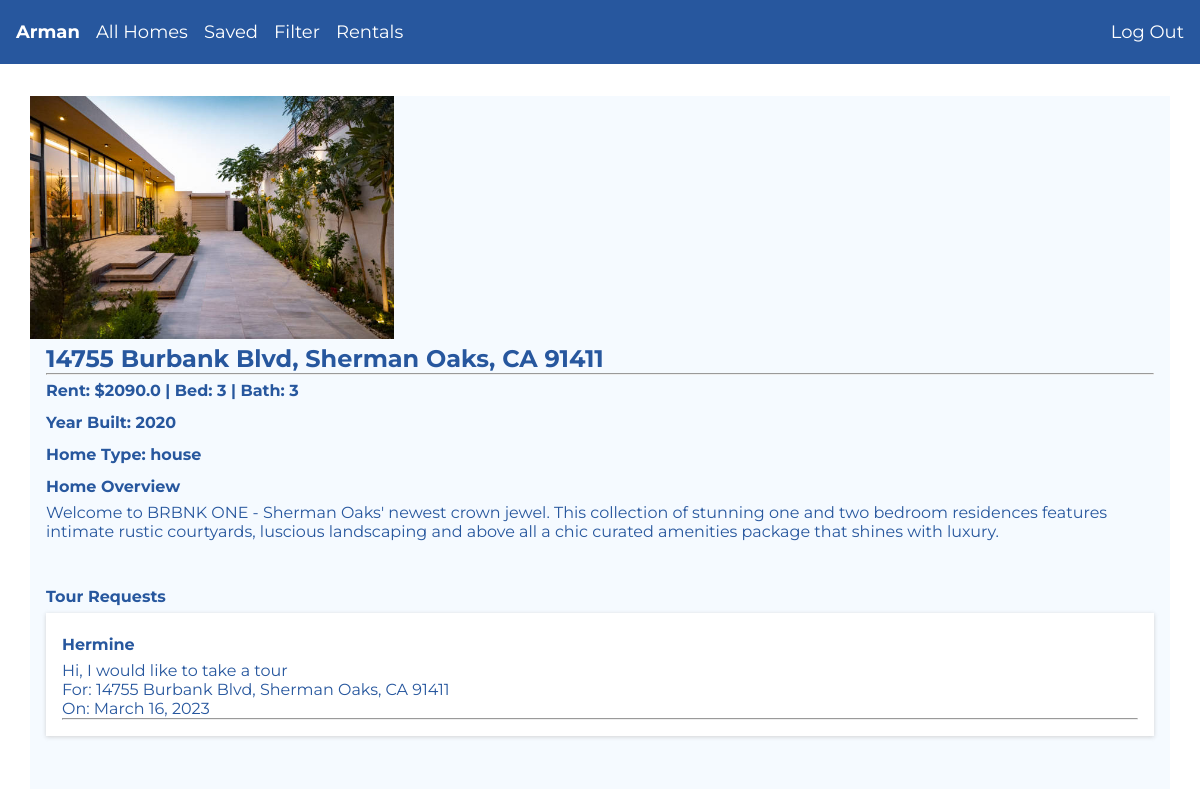
Screenshot of /29 (signed in) with the database file from the repository.
### my_app/models.py (models this page shows, shortened)
class User(AbstractUser):
    pass

class Listing(models.Model):
    home_type = models.ForeignKey(Property, on_delete=models.CASCADE, null=True, blank=True, related_name="listings")
    description = models.TextField(null=True, blank=True)
    address = models.CharField(max_length=100)
    lot = models.FloatField(blank=True, null=True)
    long = models.FloatField(blank=True, null=True)
    price = models.FloatField(max_length=100, null=True, blank=True)
    bed = models.IntegerField(null=True, blank=True)
    bath = models.IntegerField(null=True, blank=True)
    year_built = models.IntegerField(null=True, blank=True)
    image = models.ImageField(upload_to="images/", null=True, blank=True)
    owner = models.ForeignKey(User, on_delete=models.CASCADE, related_name="listings" )
    saved = models.ManyToManyField(User, blank=True, related_name="saved")

class Property(models.Model):
    home_type_name = models.CharField(max_length=100)
    def __str__(self):
        return self.home_type_name

class TourRequest(models.Model):
    listing = models.ForeignKey(Listing, on_delete=models.CASCADE, related_name="tour_requests")
    sender = models.ForeignKey("User", on_delete=models.PROTECT, related_name="sent")
    recipients = models.ManyToManyField("User", related_name="mailbox")
    subject = models.CharField(max_length=255)
    body = models.TextField(blank=True)
    date = models.DateField(null=True, blank=True)
    timestamp = models.DateTimeField(auto_now_add=True)

### my_app/views.py (the view, shortened to what this page needs)
# urls.py: path("<int:listing_id>", views.listing_details, name="listing-details"),
@cache_control(no_cache=True, must_revalidate=True, no_store=True)
def listing_details(request, listing_id):
    try:
        if not request.user.is_authenticated:
            return HttpResponseRedirect(reverse("login"))
        listing = Listing.objects.get(id=listing_id)
        tour_requests = TourRequest.objects.filter(recipients=request.user, listing=listing).order_by('date')
        is_request_sent = [i for i in listing.tour_requests.all() if request.user == i.sender]
        return render(request, "my_app/listing-details.html", {
            "listing": listing,
            "tour_requests": tour_requests,
            "is_request_sent": is_request_sent
        })
    except:
        return render(request, "my_app/listing-details.html", {
            "message": "Sorry could not fetch data!"
        })

### my_app/templates/my_app/listing-details.html (shortened to what this page needs)
{% extends "my_app/layout.html" %}
{% block body %}
<section class="listing-details-container">
    {% if message %}
    <p>{{ message }}</p>
    {% else %}
    <div class="listing-details-img">{% if listing.image %}
        <img src="{{ listing.image.url }}" alt="home">
        {% else %}
        <img src="https://www.seekpng.com/png/detail/339-3392184_home-icons-blue-home-icon-blue-png.png" alt="home">
        {% endif %}
    </div>
    <div id='map2' data-lot="{{ listing.lot }}" data-long="{{ listing.long }}">
    </div>
    <div class="listing-details-content">
        <div>
            <h2>{{ listing.address }}</h2>
            <hr>
        </div>
        <div>
            <h4>Rent: ${{ listing.price }} | Bed: {{ listing.bed }} | Bath: {{ listing.bath }}</h4>
            <h4>Year Built: {{ listing.year_built }}</h4>
            <h4>Home Type: {{ listing.home_type }}</h4>
        </div>
        <div>
            <h4>Home Overview</h4>
            <p>{{ listing.description }}</p>
        </div>
    </div>
    <div class="listing-request-wrapper">
        {% if listing.owner != request.user %}
        {% if is_request_sent %}
        <h4 style="color: rgb(2, 206, 2);">You have sent a tour request!</h4>
        {% endif %}
        <h4>Request a Tour</h4>
        <form id="request-form" action="{% url 'listing-details' listing.id %}" method="post">
            {% csrf_token %}
            <div>
                <label for="date">Date: </label>
                <input type="date" name="date" id="date" required>
            </div>
            <div>
                <label for="email">Email: </label>
                <input type="email" name="email" id="email" value="{{ user.email }}" required>
            </div>
            <div>
                <label for="subject">Subject: </label>
                <input type="text" name="subject" id="address" value="{{ listing.address }}" required>
            </div>
            <div>
                <textarea name="body" cols="30" rows="5" required>Hi, I would like to take a tour </textarea>
            </div>
            <div><button class="request-btn" type="submit">Send a Request</button></div>
        </form>
        {% else %}
        <h4>Tour Requests</h4>
        <div class="listing-details-requests">
            {% for tour_request in tour_requests %}
            <div>
                <h4>{{ tour_request.sender }}</h4>
                <p>{{ tour_request.body }}</p>
                <p>For: {{ tour_request.subject }}</p>
                <p>On: {{ tour_request.date }}</p>
            </div>
            <hr>
            {% empty %}
            <P>No requests yet!</P>
            {% endfor %}
            {% endif %}
        </div>
    </div>
    {% endif %}
</section>
{% endblock %}

### my_app/templates/my_app/layout.html (shortened to what this page needs)
{% load static %}
<!DOCTYPE html>
<html lang="en">
<head>
    <link href='https://api.mapbox.com/mapbox-gl-js/v2.13.0/mapbox-gl.css' rel='stylesheet' />
    <link href="{% static 'my_app/styles.css' %}" rel="stylesheet">
</head>
<body>
    <div class="navbar">
        {% if user.is_authenticated %}
        <b><a class="link" href="{% url 'index' %}">{{ user }}</a></b>
        <div class="dropdown">
            <a class="link" href="{% url 'reset' %}">All Homes</a>
        </div>
        <div class="dropdown">
            <a class="link" href="{% url 'saved' %}">Saved</a>
        </div>
        <div class="dropdown">
            <button class="link">Filter</button>
        </div>
        <div class="dropdown">
            <button class="link">Rentals</button>
        </div>
        <div class="log-out dropdown"><a class="link" href="{% url 'logout' %}">Log Out</a></div>
        {% else %}
        <div><a class="link" href="{% url 'login' %}">Log In</a></div>
        <div><a class="link" href="{% url 'register' %}">Register</a></div>
        {% endif %}
    </div>
    <div class="body">
        {% block body %}
        {% endblock %}
    </div>
</body>
</html>

### my_app/static/my_app/styles.css (style rules this page uses)
* { margin: 0; padding: 0; box-sizing: border-box; text-decoration: none; list-style-type: none; outline: none; font-family: "Montserrat", sans-serif; }
:root { --color-primary: #27579e; --color-secondary: #f5faff; --box-shadow: 0 1px 4px rgba(194, 194, 194, 0.7); }
body { background-color: white; }
.body { margin-top: 4rem; }
.navbar { position: fixed; z-index: 100; top: 0; width: 100%; height: 4rem; background-color: var(--color-primary); display: flex; align-items: center; padding-left: 1rem; gap: 1rem; }
.link-mobile, .link { background: none; border: none; text-decoration: none; color: white; font-family: inherit; font-size: large; cursor: pointer; }
.log-out { margin-left: auto; margin-right: 1rem; }
.listing-details-container { display: grid; grid-template-columns: repeat(3, 1fr); gap: 1.5rem; grid-auto-rows: minmax(10rem, auto); width: 95%; color: var(--color-primary); background-color: var(--color-secondary); margin: auto; position: relative; top: 2rem; }
#map2 { height: 100%; grid-column: 2/4; grid-row: 1; }
.listing-details-img { grid-column: 1; grid-row: 1/3; }
.listing-details-img img { width: 100%; }
.listing-details-content { grid-column: 2/4; grid-row: 2; padding: 1rem; }
.listing-details-container h4 { line-height: 2; }
.listing-request-wrapper { grid-column: 1/4; grid-row: 3; padding-left: 1rem; }
.listing-details-requests { background-color: white; box-shadow: var(--box-shadow); margin: 0 1rem 1rem 0; padding: 1rem; }
@media (max-width: 1400px) { .listing-details-content { grid-column: 1/4; grid-row: 2; } }
@media (max-width: 1400px) { .listing-details-container { grid-auto-rows: minmax(17rem, auto); } }
@media (max-width: 1200px) { .listing-details-container { grid-auto-rows: minmax(13rem, auto); } }

### rows the page displays
User: username "Arman"
Listing: image (picture), address "14755 Burbank Blvd, Sherman Oaks, CA 91411", price "2090.0", bed "3", bath "3", year_built "2020", home_type "house", description "Welcome to BRBNK ONE - Sherman Oaks' newest crown jewel. This collection of stunning one and two bedroom residences features intimate rustic courtyards, luscious landscaping and above all a chic curated amenities package that shines with luxury."
TourRequest: sender "Hermine", body "Hi, I would like to take a tour", subject "14755 Burbank Blvd, Sherman Oaks, CA 91411", date "March 16, 2023"
